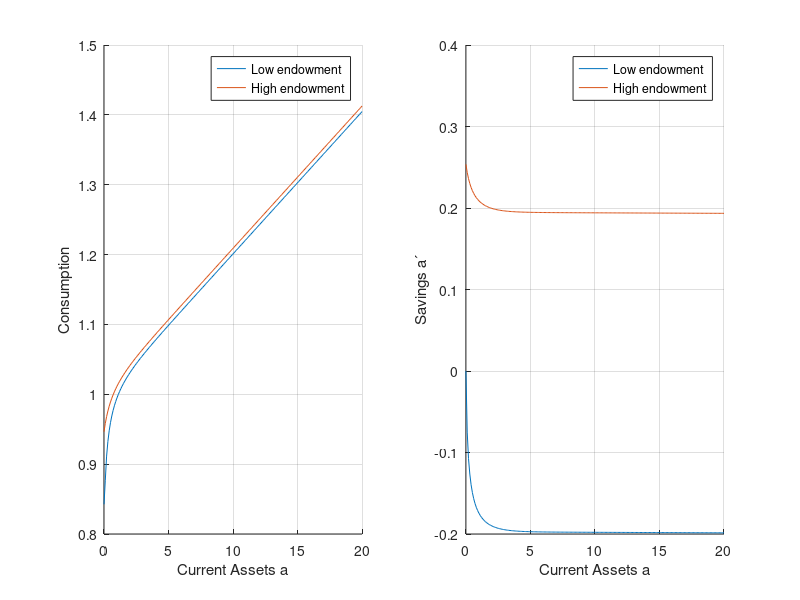
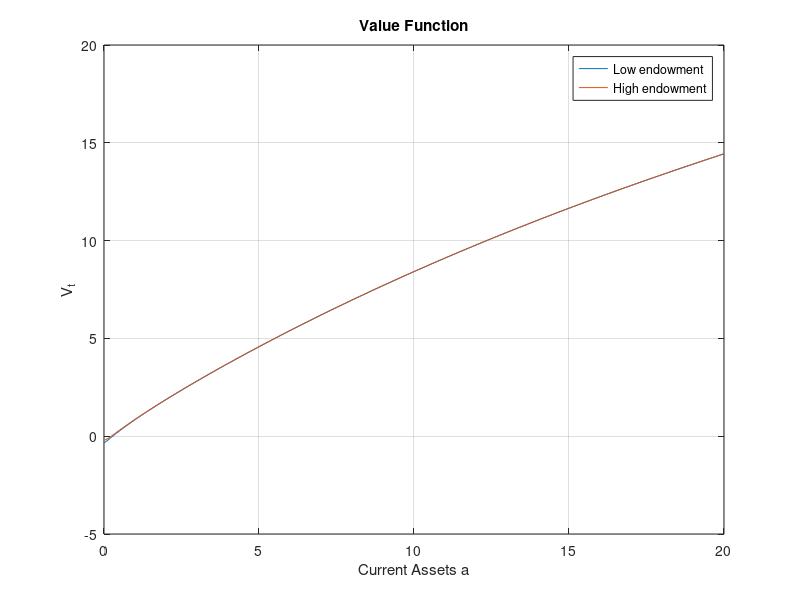

Here is the MATLAB script that generated these plots, in order:
% Ιncome-fluctuation problem with CRRA utility in recursive formulation
% Solution Method: EGM
% Panagiotis Veneris, U of Liverpool
% 20/2/2021 

clear all;
close all;
clc;

% Define Parameters
P.gamma = 2;             % risk aversion
P.beta  = 0.98;           % discount factor
Pr.R    = 1/P.beta-1e-4;    % SS real interest rate    
tol     = 1e-15;             
maxit   = 10000;
delta   = 0.95;            % persistence of earning process                 


% Step 1: Grids for state variables (a',e)/we define our grid over assets
% tomorrow (a'=a_t+1=A)

%Grid for (end-of-period) Assets (a'= a_t+1 = A)
P.gridsize = 200;        % number of gridpoints for a'
P.min      = 0;          % min value assets a' can take (ad-hoc borrowing limit a'>=0)
P.max      = 20;         % max value assets a' can take
P.grid     = linspace(P.min,P.max,P.gridsize); % grid for a' (a_t+1)


% Grid for fluctuating income (e)
P.N     = 2;                % # of possible realizations of income
P.e1    = 0.8;              % low income  
P.e2    = 1.2;              % high income
P.endow = [P.e1,P.e2];

pr = zeros(P.N,P.N);    % Probability transition matrix P_ij (for stoh. income)

% rows = future state, columns = current state

pr(1,1) = 0.5;          % transition from state 1 to state 1
pr(2,1) = 0.5;          % transition from state 1 to state 2 
pr(1,2) = 0.5;          % transition from state 2 to state 1
pr(2,2) = 0.5;          % transition from state 2 to state 2

% Alternative way for transition matrix

%pr(1,1) = (1+delta)/2;            % transition from state 1 (low) to state 1 (low)
%pr(2,1) = (1-delta)/2;            % transition from state 1 (low) to state 2 (high)
%pr(1,2) = (1-delta)/2;            % transition from state 2 (high) to state 1 (low)
%pr(2,2) = (1+delta)/2;            % transition from state 2 (high) to state 2 (high)

% Auxiliary matrices
P.tiledGrid = repmat(P.grid,2,1); % 2x200
P.tiledEndow = repmat(P.endow',1,P.gridsize); % 2x200


% Guess for a
G   = 10+0.1*P.tiledGrid;   % guess for a_t (we give a guess for the object we are looking for (a_t, V_t in VFI etc).                                                
                          
dif = 1;                    % criterion to check for convergence

it  = 0;                    % iteration counter


disp('solving for policy rules')

% Start Loop that Iterates on Euler Equation until the fixed point is reached
while dif>tol && it<maxit
    
    it = it+1;                  
    
    % Create c_t+1
    cp = zeros(P.N,P.gridsize);   % c_t+1, 2x200 matrix (cp=cprime=c'=c_t+1)
    
    for i=1:P.N
        app = interp1(G(i,:),P.grid,P.tiledGrid(i,:),'linear','extrap'); % a_t+2=g(A,e'), 1x200     
        app(app<0) = 0;           
        cp(i,:) = Pr.R*P.tiledGrid(i,:)+P.tiledEndow(i,:)-app; % c_t+1(a',e') = Ra'+e'-g(A,e'), 2x200
        %cp(cp<0) = 1e-6;       % to make code work for odd values of P.gamma  
    end
    
   upcp  = cp.^(-P.gamma); % u'(c_t+1), 2x200
   Eupcp = [];
   
   for i_p = 1:P.N 
      Eupcp(i_p,:) = pr(:,i_p)' * upcp;  
   end

   upc = P.beta*Pr.R*Eupcp; % u'(c_t)
   c   = upc.^(-1/P.gamma);   % c_t
   a   = (P.tiledGrid+c-P.tiledEndow)/Pr.R; % a_t 
   
   % Check for convergence
   
  if mod(it,50) == 0
    dif = max(max(abs(a-G)/(abs(a)+abs(G)+tol)));
    fprintf('it = %d, dif = %.3f\n',[it,dif]); 
  end
  
   G = a;  % set G=a (update your guess) and repeat the steps, otherwise stop/end loop

end


% Find Value Function (since it is auxilliary we can find it separately
% from the rest of the model)

ap(1,:) = interp1(G(1,:),P.grid,P.grid,'linear','extrap'); % a_t+1, e^L
ap(2,:) = interp1(G(2,:),P.grid,P.grid,'linear','extrap'); % a_t+1, e^H
ap(ap<P.min) = P.min; 

c_pr(1,:) = interp1(G(1,:),c(1,:),P.grid,'linear','extrap'); % c_t+1, e^L,(c_pr=cprime=c')
c_pr(2,:) = interp1(G(2,:),c(2,:),P.grid,'linear','extrap'); % c_t+1, e^H
u = (c_pr.^(1-P.gamma)-1)./(1-P.gamma); % utility
%u = (c.^(1-P.gamma)-1)./(1-P.gamma); % utility (same results as above line)

% Guess for V
V = 0*P.tiledGrid;    % Guess for Value Function (V_t)

dif = 1;
it  = 0;

disp('solving for value function')
while dif>tol && it<maxit
    
   it = it+1;
    
    for i = 1:P.N
        Vp(i,:) = interp1(P.grid,V(i,:),ap(i,:),'linear','extrap'); % V_t+1
    end
    
    E_Vp = []; % Initialize E_Vp
    
    for i = 1:P.N      
        E_Vp(i,:) = pr(:,i)'*Vp;     % E_t V_t+1
    end
    
    V_new = u + P.beta*E_Vp;         % V_t
     
     if mod(it,100) == 0
         dif = max(max(abs(V-V_new)/(abs(V)+abs(V_new)+tol)));
         fprintf('iter = %d, dif = %.12f\n',[it,dif])
     end
     
    V = V_new;
    
end


% Get Policy functions (cosumption,savings)

% Consumption
figure;
subplot(1,2,1);
hold on;
plot(P.grid,c_pr)
xlabel('Current Assets a');
ylabel('Consumption');
legend({'Low endowment','High endowment'});
%legend('High/Low endowment');
grid on;

% Savings 
subplot(1,2,2);
hold on;
plot(P.grid,ap-P.grid) % y-axis a_t+1, x-axis a_t
xlabel('Current Assets a')
ylabel('Savings a΄')
legend('Low endowment','High endowment');
grid on;
       
% Value Function
figure;
plot(P.grid,V_new);
xlabel('Current Assets a');
ylabel('V_{t}');
legend('Low endowment','High endowment');
title('Value Function');
grid on;

save CRRApar.mat V_new  % save V_new to use it as a guess in EZ_CS case


%==============================================================================
% An increase in the persistence (alternative trans.function) of the shock 
%(delta = 0.95 vs delta=0.90) makes high income HHs save less consume more, 
% and low income HHs save more and consume less

% An increase in RA (RA=6) makes both high and low income HHs save more
% (more precautionary savings) and consume less
%===============================================================================
